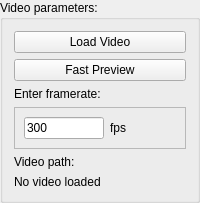
            <widget class="QGroupBox" name="groupBox">
             <property name="title">
              <string>Video parameters:</string>
             </property>
             <layout class="QGridLayout" name="gridLayout_9">
              <item row="2" column="0">
               <widget class="QPushButton" name="trkPreview_B">
                <property name="toolTip">
                 <string>HI</string>
                </property>
                <property name="text">
                 <string>Fast Preview</string>
                </property>
               </widget>
              </item>
              <item row="4" column="0">
               <widget class="QFrame" name="frame_4">
                <property name="frameShape">
                 <enum>QFrame::StyledPanel</enum>
                </property>
                <property name="frameShadow">
                 <enum>QFrame::Raised</enum>
                </property>
                <layout class="QGridLayout" name="gridLayout_2">
                 <item row="3" column="0">
                  <widget class="QLineEdit" name="trkFramerate_LE">
                   <property name="sizePolicy">
                    <sizepolicy hsizetype="Fixed" vsizetype="Fixed">
                     <horstretch>0</horstretch>
                     <verstretch>0</verstretch>
                    </sizepolicy>
                   </property>
                   <property name="maximumSize">
                    <size>
                     <width>80</width>
                     <height>16777215</height>
                    </size>
                   </property>
                   <property name="toolTip">
                    <string>set to 27 fps by default</string>
                   </property>
                   <property name="text">
                    <string>300</string>
                   </property>
                   <property name="placeholderText">
                    <string>Enter framerate</string>
                   </property>
                  </widget>
                 </item>
                 <item row="3" column="1">
                  <widget class="QLabel" name="label_7">
                   <property name="text">
                    <string>fps</string>
                   </property>
                  </widget>
                 </item>
                </layout>
               </widget>
              </item>
              <item row="3" column="0">
               <widget class="QLabel" name="label_2">
                <property name="text">
                 <string>Enter framerate:</string>
                </property>
               </widget>
              </item>
              <item row="5" column="0">
               <widget class="QLabel" name="label_10">
                <property name="text">
                 <string>Video path:</string>
                </property>
               </widget>
              </item>
              <item row="0" column="0" rowspan="2">
               <widget class="QPushButton" name="trkLoad_B">
                <property name="text">
                 <string>Load Video</string>
                </property>
               </widget>
              </item>
              <item row="6" column="0">
               <widget class="QLabel" name="pathLabel">
                <property name="sizePolicy">
                 <sizepolicy hsizetype="Maximum" vsizetype="Preferred">
                  <horstretch>0</horstretch>
                  <verstretch>0</verstretch>
                 </sizepolicy>
                </property>
                <property name="maximumSize">
                 <size>
                  <width>400</width>
                  <height>16777215</height>
                 </size>
                </property>
                <property name="text">
                 <string>No video loaded</string>
                </property>
                <property name="scaledContents">
                 <bool>false</bool>
                </property>
                <property name="wordWrap">
                 <bool>true</bool>
                </property>
               </widget>
              </item>
             </layout>
            </widget>
